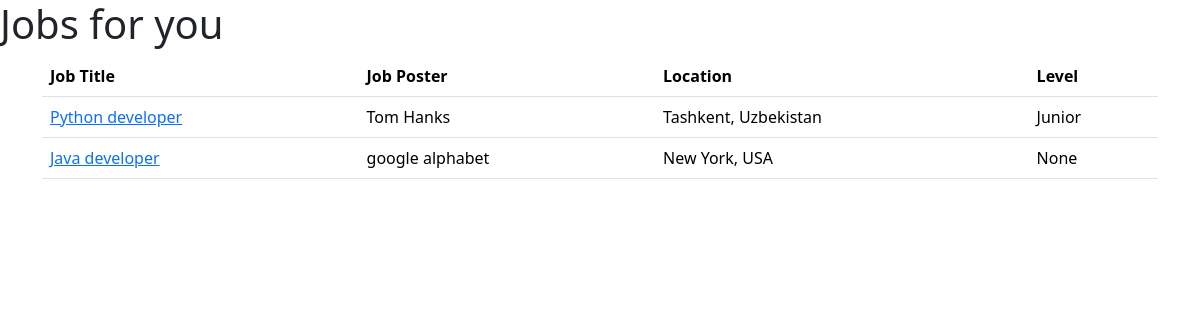
Page /candidate/ on the committed database.
### vacancy/models.py (models this page shows)
class Vacancy(models.Model):
    REMOTE_TYPE = (
        ('R', 'Remote'),
        ('O', 'Office'),
        ('H', 'Hybrid')
    )
    WORK_TYPE = (
        ('F', 'Full time'),
        ('P', 'Part time')
    )
    job_poster = models.ForeignKey(CustomUser, on_delete=models.CASCADE)
    location = models.CharField(max_length=100)
    min_exp = models.FloatField(default=0)
    max_exp = models.FloatField(null=True, blank=True)
    title = models.CharField(max_length=100)
    type_remote = models.CharField(choices=REMOTE_TYPE, max_length=1, null=True, blank=True)
    type_work = models.CharField(choices=WORK_TYPE, max_length=1, null=True, blank=True)
    level = models.CharField(max_length=100, null=True, blank=True)
    description = models.TextField()
    tags = models.TextField()

### accounts/models.py (models this page shows)
class CustomUser(AbstractUser):
    USER_TYPES = (
        ('S', 'Superuser'),
        ('E', 'Employer'),
        ('C', 'Candidate'),
    )
    objects = UserManager()
    REQUIRED_FIELDS = []
    type = models.CharField(choices=USER_TYPES, default='S', max_length=1)

### candidate/views.py (the view)
# urls.py: path('', candidate_view),
def candidate_view(request):
    vacancies = Vacancy.objects.all()
    return render(request, 'candidate.html', context={'jobs': vacancies})

### templates/candidate.html (shortened to what this page needs)
<!DOCTYPE html>
<html lang="en">
<head>
<link href="https://cdn.jsdelivr.net/npm/bootstrap@5.3.3/dist/css/bootstrap.min.css" rel="stylesheet">
</head>
<h1>Jobs for you</h1>
<body>
    <link href="https://maxcdn.bootstrapcdn.com/font-awesome/4.3.0/css/font-awesome.min.css" rel="stylesheet">
<div class="container">
<div class="row">
	<div class="col-lg-12">
		<div class="main-box clearfix">
			<div class="table-responsive">
				<table class="table user-list">
					<thead>
						<tr>
							<th><span>Job Title</span></th>
							<th><span>Job Poster</span></th>
							<th><span>Location</span></th>
							<th><span>Level</span></th>
						</tr>
					</thead>
					<tbody>
					{% for job in jobs %}
						<tr>
							<td>
								<a href="{{job.id}}" class="user-link">{{job.title}}</a>
							</td>
							<td>
								<span class="user-subhead">{{job.job_poster.first_name}} {{job.job_poster.last_name}}</span>
							</td>
							<td>
								<span class="user-subhead">{{job.location}}</span>
							</td>
							<td>
								<span class="user-subhead">{{job.level}}</span>
							</td>
						</tr>
					{% endfor %}
					</tbody>
				</table>
			</div>
		</div>
	</div>
</div>
</div>
</body>
</html>

### rows in the picture
Vacancy: title "Python developer", job_poster.first_name "Tom", job_poster.last_name "Hanks", location "Tashkent, Uzbekistan", level "Junior"
Vacancy: title "Java developer", job_poster.first_name "google", job_poster.last_name "alphabet", location "New York, USA", level "None"
